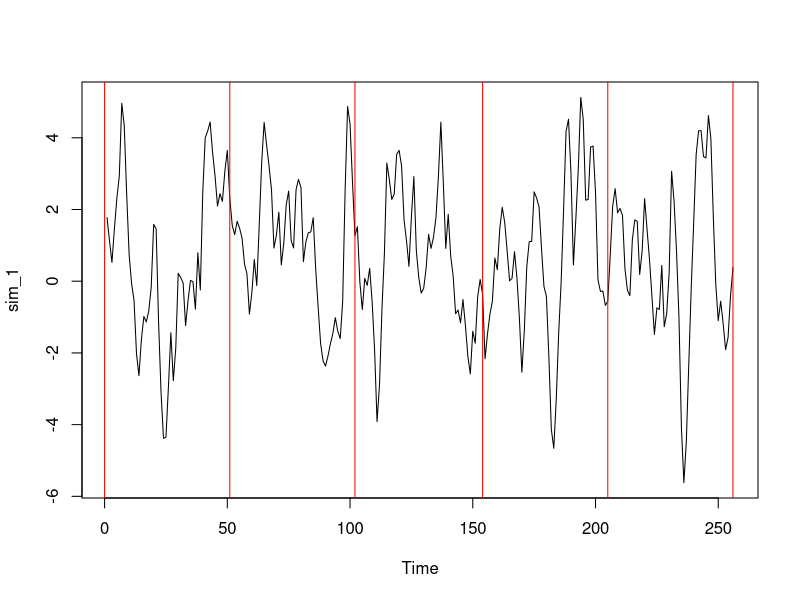
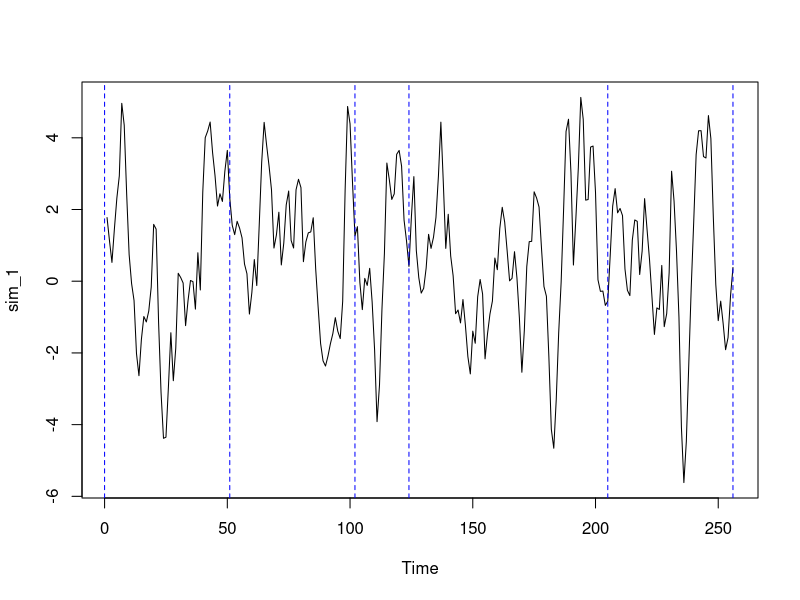

Reproduce these figures in R, in order.
# AdaptSPEC

# Stationary Time Series
set.seed(101)
# number of time points
n = 256


phi <- c(1.4256, -0.7344, 0.1296)
sim_1 <- arima.sim(model = list("ar" = phi), n = n, n.start = 2000)
ts.plot(sim_1)

# Within Model
# start with small number of segments
# how many segments we currently have
m = 5
# define max number of segments
M = 20


# start with equally spaced xi's that fall between 0 and 256
xi = round(seq(0,256,length.out = 6))

# visualize these points on the time series
abline(v = xi, col = "red")

# take the 4th break and move it between the 3rd and the 5th break.
new_xi = xi
# using -1 and +1 is the way of controlling t-min
# define t-min
tmin = floor(n/M)
# Create variables that will choose at random which xi to move
rand_xi <- sample(m-1,1) 
# moves the randomly chosen xi to a new position
new_xi[rand_xi] = sample(seq(xi[rand_xi - 1] + tmin , xi[rand_xi + 1] - tmin, 1), 1)
# See how the xi was moved from the original location
cbind(xi,new_xi)

# Plot the newly moved xi
ts.plot(sim_1)
#abline(v = xi, col = "red")
abline(v = new_xi, col = "blue", lty = 2)


# Write a function that does the steps above
move_xi <- function(xi, tmin){
  # take the xi and make a copy
  new_xi = xi
  # randomly choose a xi index
  m = length(xi) - 1 
  rand_xi = sample(m-1 , 1) + 1
  # move the randomly chosen xi to a new location conditional on tmin
  new_xi[rand_xi] = sample(seq(xi[rand_xi - 1] + tmin , xi[rand_xi + 1] - tmin, 1), 1)
  return(new_xi)
}

cbind(xi, move_xi(xi, tmin = tmin))










